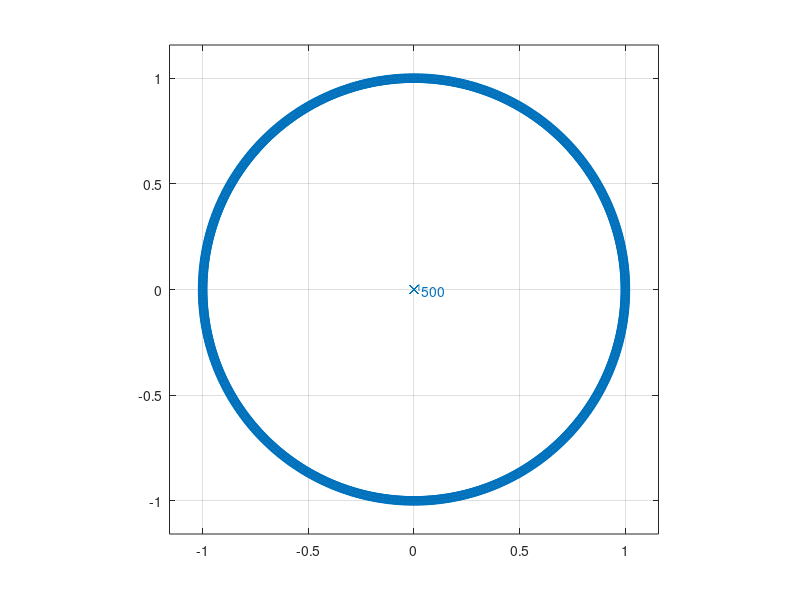

Here is the MATLAB script that generated this plot: (Note: this script raises an error after producing the figure.)
clear 
close all

%% Inverse Filter speech exercise
%h(n)=0.3delta(n)+0.9delta(n - 500)+0.6delta(n - 1500)
b1 = 0.3
b2 = zeros(1,499);
b3 = 0.9;
b4 = zeros(1,999);
b5 = 0.6;
b = horzcat(b1,b2,b3,b4,b5);%[0.3 zeros(499) 0.9 zeros(999) 0.6];
b_flip = flip(b);
a = [1];
zplane(b,a)
[x,Fs] = audioread('distorted.wav');
%sound(x,Fs)
%% compute and play output
x_flip = flip(x);
y_flip = filter(a,b_flip,x_flip);
y = flip(y_flip);
sound(y,Fs)
audiowrite('filtered_output.wav',y,Fs)